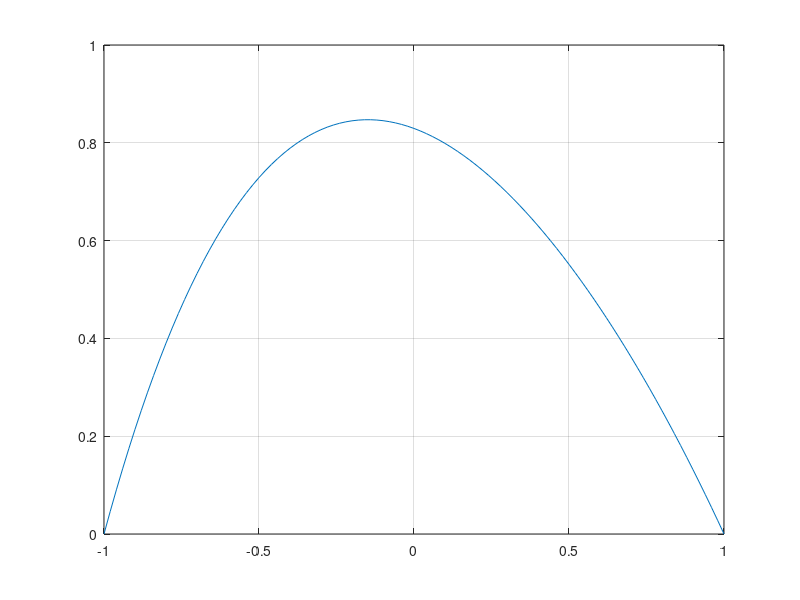

This chart was generated by the following MATLAB code: (Note: this script raises an error after producing the figure.)
clear
clc

N = 100;
h = 2 / N;
x_i = linspace(-1, 1, N+1);

alpha1 = 0;
alpha2 = 1;
beta1 = 1;
beta2 = 0;

alpha = 0;
beta = 0;

K1 = zeros(1, N - 1);
K2 = zeros(1, N - 1);
K3 = zeros(1, N - 1);
F = zeros(1, N - 1);
for i = 1 : (N - 1)
    x_left = x_i(i);
    x_right = x_i(i+1);

    a_left = (x_left+4)/(x_left+5);
    a_right = (x_right+4)/(x_right+5);

    c_left = exp(x_left/4);
    c_right = exp(x_right/4);

    f_left = 2-x_left;
    f_right = 2-x_right;

    K1(i) = -a_left/h + c_left*h/6;
    K2(i) = (a_left + a_right)/h + (c_left + c_right)*h/3;
    K3(i) = -a_right/h + c_right*h/6;

    F(i) = (f_left + f_right)*h/2;
end

tic
S = zeros(1, N);
T = zeros(1, N);

S(1) = 0;
T(1) = alpha;

for i = 1 : (N - 1)
    S(i + 1) = -K3(i)/(K2(i) + K1(i)*S(i));
    T(i + 1) = -(K1(i)*T(i) - F(i))/(K2(i) + K1(i)*S(i));
end

Y1 = zeros(1, N + 1);
Y1(N + 1) = beta;

for i = N:-1:2
    Y1(i) = S(i)*Y1(i + 1) + T(i);
end
toc

plot(x_i, Y1)
hold on
grid on

x = 0.1:0.1:0.9;
x = x';
u = zeros(9, 1);
k1 = zeros(9, 1);
k2 = zeros(9, 1);
k3 = zeros(9, 1);
f = zeros(9, 1);
for i = 1:9
    u(i) = Y1(i*N/10);
    k1(i) = K1(i*N/10);
    k2(i) = K3(i*N/10);
    k3(i) = K3(i*N/10);
    f(i) = F(i*N/10);
end
T = table(x, u, k1, k2, k3, f)